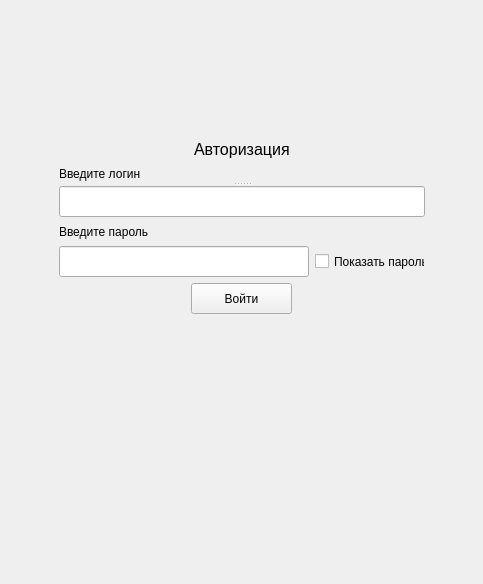
<?xml version="1.0" encoding="UTF-8"?>
<ui version="4.0">
 <class>MainWindow</class>
 <widget class="QMainWindow" name="MainWindow">
  <property name="geometry">
   <rect>
    <x>0</x>
    <y>0</y>
    <width>483</width>
    <height>584</height>
   </rect>
  </property>
  <property name="windowTitle">
   <string>MainWindow</string>
  </property>
  <widget class="QWidget" name="centralwidget">
   <layout class="QGridLayout" name="gridLayout_2">
    <item row="0" column="0">
     <spacer name="verticalSpacer">
      <property name="orientation">
       <enum>Qt::Vertical</enum>
      </property>
      <property name="sizeHint" stdset="0">
       <size>
        <width>20</width>
        <height>40</height>
       </size>
      </property>
     </spacer>
    </item>
    <item row="1" column="0">
     <layout class="QGridLayout" name="gridLayout">
      <item row="2" column="0">
       <layout class="QHBoxLayout" name="horizontalLayout_3">
        <item>
         <spacer name="horizontalSpacer_6">
          <property name="orientation">
           <enum>Qt::Horizontal</enum>
          </property>
          <property name="sizeHint" stdset="0">
           <size>
            <width>40</width>
            <height>20</height>
           </size>
          </property>
         </spacer>
        </item>
        <item>
         <layout class="QVBoxLayout" name="verticalLayout">
          <item>
           <widget class="QSplitter" name="splitter_3">
            <property name="minimumSize">
             <size>
              <width>366</width>
              <height>52</height>
             </size>
            </property>
            <property name="maximumSize">
             <size>
              <width>366</width>
              <height>52</height>
             </size>
            </property>
            <property name="orientation">
             <enum>Qt::Vertical</enum>
            </property>
            <widget class="QLabel" name="EnterLoginText">
             <property name="minimumSize">
              <size>
               <width>366</width>
               <height>16</height>
              </size>
             </property>
             <property name="maximumSize">
              <size>
               <width>366</width>
               <height>16</height>
              </size>
             </property>
             <property name="text">
              <string>Введите логин</string>
             </property>
            </widget>
            <widget class="QLineEdit" name="plainLogin">
             <property name="maximumSize">
              <size>
               <width>16777215</width>
               <height>31</height>
              </size>
             </property>
            </widget>
           </widget>
          </item>
          <item>
           <widget class="QLabel" name="EnterPasswordText">
            <property name="minimumSize">
             <size>
              <width>366</width>
              <height>16</height>
             </size>
            </property>
            <property name="maximumSize">
             <size>
              <width>366</width>
              <height>16</height>
             </size>
            </property>
            <property name="text">
             <string>Введите пароль</string>
            </property>
           </widget>
          </item>
          <item>
           <layout class="QHBoxLayout" name="horizontalLayout_4">
            <item>
             <widget class="QLineEdit" name="plainPassword">
              <property name="minimumSize">
               <size>
                <width>0</width>
                <height>31</height>
               </size>
              </property>
              <property name="maximumSize">
               <size>
                <width>16777215</width>
                <height>31</height>
               </size>
              </property>
             </widget>
            </item>
            <item>
             <widget class="QCheckBox" name="ShowPasswordCheckBox">
              <property name="minimumSize">
               <size>
                <width>110</width>
                <height>31</height>
               </size>
              </property>
              <property name="maximumSize">
               <size>
                <width>110</width>
                <height>31</height>
               </size>
              </property>
              <property name="text">
               <string>Показать пароль</string>
              </property>
             </widget>
            </item>
           </layout>
          </item>
         </layout>
        </item>
        <item>
         <spacer name="horizontalSpacer_5">
          <property name="orientation">
           <enum>Qt::Horizontal</enum>
          </property>
          <property name="sizeHint" stdset="0">
           <size>
            <width>40</width>
            <height>20</height>
           </size>
          </property>
         </spacer>
        </item>
       </layout>
      </item>
      <item row="1" column="0">
       <layout class="QHBoxLayout" name="horizontalLayout">
        <item>
         <spacer name="horizontalSpacer_2">
          <property name="orientation">
           <enum>Qt::Horizontal</enum>
          </property>
          <property name="sizeHint" stdset="0">
           <size>
            <width>40</width>
            <height>20</height>
           </size>
          </property>
         </spacer>
        </item>
        <item>
         <widget class="QLabel" name="label_3">
          <property name="mouseTracking">
           <bool>true</bool>
          </property>
          <property name="text">
           <string>&lt;html&gt;&lt;head/&gt;&lt;body&gt;&lt;p&gt;&lt;span style=&quot; font-size:12pt;&quot;&gt;Авторизация&lt;/span&gt;&lt;/p&gt;&lt;/body&gt;&lt;/html&gt;</string>
          </property>
         </widget>
        </item>
        <item>
         <spacer name="horizontalSpacer">
          <property name="orientation">
           <enum>Qt::Horizontal</enum>
          </property>
          <property name="sizeHint" stdset="0">
           <size>
            <width>40</width>
            <height>20</height>
           </size>
          </property>
         </spacer>
        </item>
       </layout>
      </item>
      <item row="3" column="0">
       <layout class="QHBoxLayout" name="horizontalLayout_2">
        <item>
         <spacer name="horizontalSpacer_4">
          <property name="orientation">
           <enum>Qt::Horizontal</enum>
          </property>
          <property name="sizeHint" stdset="0">
           <size>
            <width>40</width>
            <height>20</height>
           </size>
          </property>
         </spacer>
        </item>
        <item>
         <widget class="QPushButton" name="EnterButton">
          <property name="minimumSize">
           <size>
            <width>101</width>
            <height>31</height>
           </size>
          </property>
          <property name="maximumSize">
           <size>
            <width>101</width>
            <height>31</height>
           </size>
          </property>
          <property name="text">
           <string>Войти</string>
          </property>
         </widget>
        </item>
        <item>
         <spacer name="horizontalSpacer_3">
          <property name="orientation">
           <enum>Qt::Horizontal</enum>
          </property>
          <property name="sizeHint" stdset="0">
           <size>
            <width>40</width>
            <height>20</height>
           </size>
          </property>
         </spacer>
        </item>
       </layout>
      </item>
     </layout>
    </item>
    <item row="2" column="0">
     <spacer name="verticalSpacer_2">
      <property name="orientation">
       <enum>Qt::Vertical</enum>
      </property>
      <property name="sizeHint" stdset="0">
       <size>
        <width>20</width>
        <height>40</height>
       </size>
      </property>
     </spacer>
    </item>
    <item row="4" column="0">
     <spacer name="verticalSpacer_3">
      <property name="orientation">
       <enum>Qt::Vertical</enum>
      </property>
      <property name="sizeHint" stdset="0">
       <size>
        <width>20</width>
        <height>40</height>
       </size>
      </property>
     </spacer>
    </item>
   </layout>
  </widget>
 </widget>
 <tabstops>
  <tabstop>ShowPasswordCheckBox</tabstop>
  <tabstop>EnterButton</tabstop>
 </tabstops>
 <resources/>
 <connections/>
</ui>
